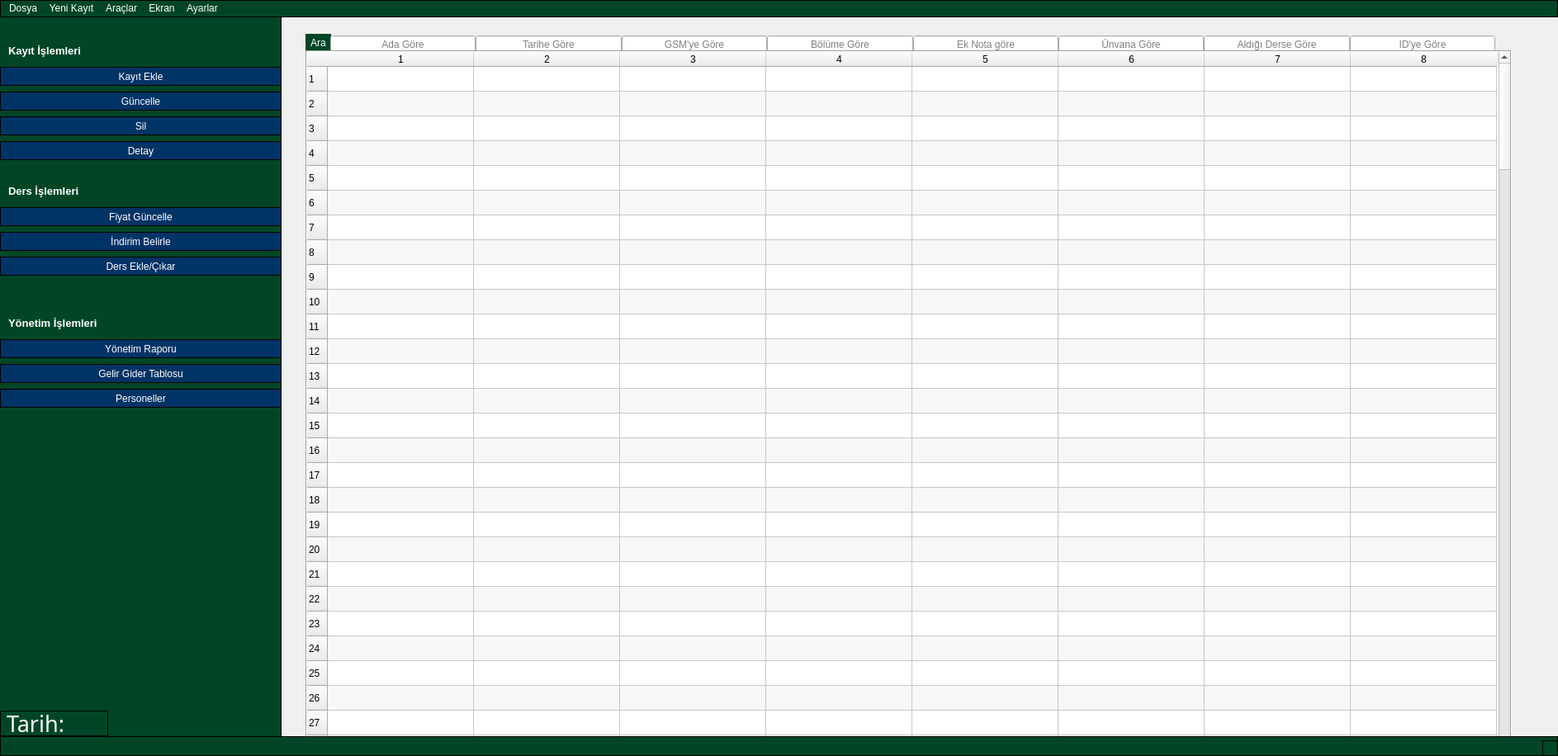
<?xml version="1.0" encoding="UTF-8"?>
<ui version="4.0">
 <class>MainWindow</class>
 <widget class="QMainWindow" name="MainWindow">
  <property name="windowModality">
   <enum>Qt::NonModal</enum>
  </property>
  <property name="geometry">
   <rect>
    <x>0</x>
    <y>0</y>
    <width>1887</width>
    <height>916</height>
   </rect>
  </property>
  <property name="sizePolicy">
   <sizepolicy hsizetype="Maximum" vsizetype="Maximum">
    <horstretch>0</horstretch>
    <verstretch>0</verstretch>
   </sizepolicy>
  </property>
  <property name="windowTitle">
   <string>Mimari Bilişim Akademisi Veritabanı - Beta 0.4</string>
  </property>
  <property name="windowIcon">
   <iconset>
    <normaloff>resim/mbalogo.ico</normaloff>resim/mbalogo.ico</iconset>
  </property>
  <property name="styleSheet">
   <string notr="true"/>
  </property>
  <property name="iconSize">
   <size>
    <width>24</width>
    <height>24</height>
   </size>
  </property>
  <property name="toolButtonStyle">
   <enum>Qt::ToolButtonIconOnly</enum>
  </property>
  <widget class="QWidget" name="centralwidget">
   <property name="sizePolicy">
    <sizepolicy hsizetype="Expanding" vsizetype="Expanding">
     <horstretch>0</horstretch>
     <verstretch>0</verstretch>
    </sizepolicy>
   </property>
   <property name="mouseTracking">
    <bool>false</bool>
   </property>
   <property name="tabletTracking">
    <bool>false</bool>
   </property>
   <widget class="QTableWidget" name="tbllistele">
    <property name="geometry">
     <rect>
      <x>370</x>
      <y>40</y>
      <width>1461</width>
      <height>921</height>
     </rect>
    </property>
    <property name="sizePolicy">
     <sizepolicy hsizetype="Expanding" vsizetype="Expanding">
      <horstretch>0</horstretch>
      <verstretch>0</verstretch>
     </sizepolicy>
    </property>
    <property name="baseSize">
     <size>
      <width>0</width>
      <height>0</height>
     </size>
    </property>
    <property name="mouseTracking">
     <bool>false</bool>
    </property>
    <property name="acceptDrops">
     <bool>false</bool>
    </property>
    <property name="layoutDirection">
     <enum>Qt::LeftToRight</enum>
    </property>
    <property name="styleSheet">
     <string notr="true"/>
    </property>
    <property name="frameShape">
     <enum>QFrame::Box</enum>
    </property>
    <property name="frameShadow">
     <enum>QFrame::Sunken</enum>
    </property>
    <property name="lineWidth">
     <number>1</number>
    </property>
    <property name="autoScrollMargin">
     <number>16</number>
    </property>
    <property name="tabKeyNavigation">
     <bool>true</bool>
    </property>
    <property name="alternatingRowColors">
     <bool>true</bool>
    </property>
    <property name="selectionMode">
     <enum>QAbstractItemView::ExtendedSelection</enum>
    </property>
    <property name="selectionBehavior">
     <enum>QAbstractItemView::SelectRows</enum>
    </property>
    <property name="gridStyle">
     <enum>Qt::SolidLine</enum>
    </property>
    <property name="rowCount">
     <number>200</number>
    </property>
    <property name="columnCount">
     <number>8</number>
    </property>
    <attribute name="horizontalHeaderCascadingSectionResizes">
     <bool>false</bool>
    </attribute>
    <attribute name="horizontalHeaderDefaultSectionSize">
     <number>177</number>
    </attribute>
    <row/>
    <row/>
    <row/>
    <row/>
    <row/>
    <row/>
    <row/>
    <row/>
    <row/>
    <row/>
    <row/>
    <row/>
    <row/>
    <row/>
    <row/>
    <row/>
    <row/>
    <row/>
    <row/>
    <row/>
    <row/>
    <row/>
    <row/>
    <row/>
    <row/>
    <row/>
    <row/>
    <row/>
    <row/>
    <row/>
    <row/>
    <row/>
    <row/>
    <row/>
    <row/>
    <row/>
    <row/>
    <row/>
    <row/>
    <row/>
    <row/>
    <row/>
    <row/>
    <row/>
    <row/>
    <row/>
    <row/>
    <row/>
    <row/>
    <row/>
    <row/>
    <row/>
    <row/>
    <row/>
    <row/>
    <row/>
    <row/>
    <row/>
    <row/>
    <row/>
    <row/>
    <row/>
    <row/>
    <row/>
    <row/>
    <row/>
    <row/>
    <row/>
    <row/>
    <row/>
    <row/>
    <row/>
    <row/>
    <row/>
    <row/>
    <row/>
    <row/>
    <row/>
    <row/>
    <row/>
    <row/>
    <row/>
    <row/>
    <row/>
    <row/>
    <row/>
    <row/>
    <row/>
    <row/>
    <row/>
    <row/>
    <row/>
    <row/>
    <row/>
    <row/>
    <row/>
    <row/>
    <row/>
    <row/>
    <row/>
    <row/>
    <row/>
    <row/>
    <row/>
    <row/>
    <row/>
    <row/>
    <row/>
    <row/>
    <row/>
    <row/>
    <row/>
    <row/>
    <row/>
    <row/>
    <row/>
    <row/>
    <row/>
    <row/>
    <row/>
    <row/>
    <row/>
    <row/>
    <row/>
    <row/>
    <row/>
    <row/>
    <row/>
    <row/>
    <row/>
    <row/>
    <row/>
    <row/>
    <row/>
    <row/>
    <row/>
    <row/>
    <row/>
    <row/>
    <row/>
    <row/>
    <row/>
    <row/>
    <row/>
    <row/>
    <row/>
    <row/>
    <row/>
    <row/>
    <row/>
    <row/>
    <row/>
    <row/>
    <row/>
    <row/>
    <row/>
    <row/>
    <row/>
    <row/>
    <row/>
    <row/>
    <row/>
    <row/>
    <row/>
    <row/>
    <row/>
    <row/>
    <row/>
    <row/>
    <row/>
    <row/>
    <row/>
    <row/>
    <row/>
    <row/>
    <row/>
    <row/>
    <row/>
    <row/>
    <row/>
    <row/>
    <row/>
    <row/>
    <row/>
    <row/>
    <row/>
    <row/>
    <row/>
    <row/>
    <row/>
    <row/>
    <row/>
    <row/>
    <row/>
    <row/>
    <row/>
    <row/>
    <row/>
    <row/>
    <row/>
    <column/>
    <column/>
    <column/>
    <column/>
    <column/>
    <column/>
    <column/>
    <column/>
   </widget>
   <widget class="QPushButton" name="btnara">
    <property name="geometry">
     <rect>
      <x>370</x>
      <y>20</y>
      <width>31</width>
      <height>21</height>
     </rect>
    </property>
    <property name="styleSheet">
     <string notr="true">border:none;
background-color:#004626;
color:white;</string>
    </property>
    <property name="text">
     <string>Ara</string>
    </property>
   </widget>
   <widget class="QWidget" name="layoutWidget">
    <property name="geometry">
     <rect>
      <x>400</x>
      <y>20</y>
      <width>1411</width>
      <height>26</height>
     </rect>
    </property>
    <layout class="QHBoxLayout" name="horizontalLayout">
     <property name="spacing">
      <number>0</number>
     </property>
     <item>
      <widget class="QLineEdit" name="lnearaad">
       <property name="tabletTracking">
        <bool>false</bool>
       </property>
       <property name="inputMask">
        <string/>
       </property>
       <property name="text">
        <string/>
       </property>
       <property name="alignment">
        <set>Qt::AlignCenter</set>
       </property>
       <property name="placeholderText">
        <string>Ada Göre</string>
       </property>
      </widget>
     </item>
     <item>
      <widget class="QLineEdit" name="lnearatarih">
       <property name="tabletTracking">
        <bool>false</bool>
       </property>
       <property name="inputMask">
        <string/>
       </property>
       <property name="text">
        <string/>
       </property>
       <property name="alignment">
        <set>Qt::AlignCenter</set>
       </property>
       <property name="placeholderText">
        <string>Tarihe Göre</string>
       </property>
      </widget>
     </item>
     <item>
      <widget class="QLineEdit" name="lnearagsm">
       <property name="tabletTracking">
        <bool>false</bool>
       </property>
       <property name="inputMask">
        <string/>
       </property>
       <property name="text">
        <string/>
       </property>
       <property name="alignment">
        <set>Qt::AlignCenter</set>
       </property>
       <property name="placeholderText">
        <string>GSM'ye Göre</string>
       </property>
      </widget>
     </item>
     <item>
      <widget class="QLineEdit" name="lnearabolum">
       <property name="tabletTracking">
        <bool>false</bool>
       </property>
       <property name="inputMask">
        <string/>
       </property>
       <property name="text">
        <string/>
       </property>
       <property name="alignment">
        <set>Qt::AlignCenter</set>
       </property>
       <property name="placeholderText">
        <string>Bölüme Göre</string>
       </property>
      </widget>
     </item>
     <item>
      <widget class="QLineEdit" name="lnearanot">
       <property name="tabletTracking">
        <bool>false</bool>
       </property>
       <property name="inputMask">
        <string/>
       </property>
       <property name="text">
        <string/>
       </property>
       <property name="alignment">
        <set>Qt::AlignCenter</set>
       </property>
       <property name="placeholderText">
        <string>Ek Nota göre</string>
       </property>
      </widget>
     </item>
     <item>
      <widget class="QLineEdit" name="lnearaunvan">
       <property name="tabletTracking">
        <bool>false</bool>
       </property>
       <property name="inputMask">
        <string/>
       </property>
       <property name="text">
        <string/>
       </property>
       <property name="alignment">
        <set>Qt::AlignCenter</set>
       </property>
       <property name="placeholderText">
        <string>Ünvana Göre</string>
       </property>
      </widget>
     </item>
     <item>
      <widget class="QLineEdit" name="lnearaders">
       <property name="tabletTracking">
        <bool>false</bool>
       </property>
       <property name="inputMask">
        <string/>
       </property>
       <property name="text">
        <string/>
       </property>
       <property name="alignment">
        <set>Qt::AlignCenter</set>
       </property>
       <property name="placeholderText">
        <string>Aldığı Derse Göre</string>
       </property>
      </widget>
     </item>
     <item>
      <widget class="QLineEdit" name="lnearaid">
       <property name="tabletTracking">
        <bool>false</bool>
       </property>
       <property name="inputMask">
        <string/>
       </property>
       <property name="text">
        <string/>
       </property>
       <property name="alignment">
        <set>Qt::AlignCenter</set>
       </property>
       <property name="placeholderText">
        <string>ID'ye Göre</string>
       </property>
      </widget>
     </item>
    </layout>
   </widget>
   <widget class="QRadioButton" name="radio_isaret">
    <property name="geometry">
     <rect>
      <x>920</x>
      <y>450</y>
      <width>91</width>
      <height>41</height>
     </rect>
    </property>
    <property name="cursor">
     <cursorShape>CrossCursor</cursorShape>
    </property>
    <property name="text">
     <string>Kişiyi İşaretle</string>
    </property>
    <property name="iconSize">
     <size>
      <width>30</width>
      <height>30</height>
     </size>
    </property>
   </widget>
   <widget class="QLabel" name="label_baslik2_2">
    <property name="geometry">
     <rect>
      <x>920</x>
      <y>150</y>
      <width>171</width>
      <height>31</height>
     </rect>
    </property>
    <property name="font">
     <font>
      <family>Arial</family>
      <pointsize>15</pointsize>
     </font>
    </property>
    <property name="whatsThis">
     <string>&lt;html&gt;&lt;head/&gt;&lt;body&gt;&lt;p&gt;asadsd&lt;/p&gt;&lt;/body&gt;&lt;/html&gt;</string>
    </property>
    <property name="text">
     <string>Ödeme Kontrol:</string>
    </property>
   </widget>
   <widget class="QWidget" name="layoutWidget_2">
    <property name="geometry">
     <rect>
      <x>600</x>
      <y>200</y>
      <width>241</width>
      <height>311</height>
     </rect>
    </property>
    <property name="font">
     <font>
      <family>DecoType Naskh</family>
      <pointsize>12</pointsize>
     </font>
    </property>
    <layout class="QVBoxLayout" name="verticalLayout_4">
     <item>
      <widget class="QLabel" name="label_unvan2">
       <property name="font">
        <font>
         <family>Arial</family>
         <pointsize>12</pointsize>
        </font>
       </property>
       <property name="text">
        <string>YOK</string>
       </property>
      </widget>
     </item>
     <item>
      <widget class="QLabel" name="label_ad2">
       <property name="font">
        <font>
         <family>Arial</family>
         <pointsize>12</pointsize>
        </font>
       </property>
       <property name="text">
        <string>YOK</string>
       </property>
      </widget>
     </item>
     <item>
      <widget class="QLabel" name="label_label_gsm2">
       <property name="font">
        <font>
         <family>Arial</family>
         <pointsize>12</pointsize>
        </font>
       </property>
       <property name="text">
        <string>YOK</string>
       </property>
      </widget>
     </item>
     <item>
      <widget class="QLabel" name="label_mail2">
       <property name="font">
        <font>
         <family>Arial</family>
         <pointsize>12</pointsize>
        </font>
       </property>
       <property name="text">
        <string>YOK</string>
       </property>
      </widget>
     </item>
     <item>
      <widget class="QLabel" name="label_ders2">
       <property name="font">
        <font>
         <family>Arial</family>
         <pointsize>12</pointsize>
        </font>
       </property>
       <property name="text">
        <string>YOK</string>
       </property>
      </widget>
     </item>
     <item>
      <widget class="QLabel" name="label_bolum2">
       <property name="font">
        <font>
         <family>Arial</family>
         <pointsize>12</pointsize>
        </font>
       </property>
       <property name="text">
        <string>YOK</string>
       </property>
      </widget>
     </item>
     <item>
      <widget class="QLabel" name="label_tarih2">
       <property name="font">
        <font>
         <family>Arial</family>
         <pointsize>12</pointsize>
        </font>
       </property>
       <property name="text">
        <string>YOK</string>
       </property>
      </widget>
     </item>
     <item>
      <widget class="QLabel" name="label_not2">
       <property name="font">
        <font>
         <family>Arial</family>
         <pointsize>12</pointsize>
        </font>
       </property>
       <property name="text">
        <string>YOK</string>
       </property>
      </widget>
     </item>
    </layout>
   </widget>
   <widget class="QWidget" name="layoutWidget_3">
    <property name="geometry">
     <rect>
      <x>920</x>
      <y>200</y>
      <width>141</width>
      <height>236</height>
     </rect>
    </property>
    <property name="font">
     <font>
      <family>DecoType Naskh</family>
      <pointsize>12</pointsize>
     </font>
    </property>
    <layout class="QVBoxLayout" name="verticalLayout_5">
     <item>
      <widget class="QLabel" name="label_bolum_5">
       <property name="font">
        <font>
         <family>Arial</family>
         <pointsize>12</pointsize>
        </font>
       </property>
       <property name="text">
        <string>Mba ID:</string>
       </property>
      </widget>
     </item>
     <item>
      <widget class="QLabel" name="label_11">
       <property name="font">
        <font>
         <family>Arial</family>
         <pointsize>12</pointsize>
        </font>
       </property>
       <property name="text">
        <string>Anlaşılan Miktar:</string>
       </property>
      </widget>
     </item>
     <item>
      <widget class="QLabel" name="label_15">
       <property name="font">
        <font>
         <family>Arial</family>
         <pointsize>12</pointsize>
        </font>
       </property>
       <property name="text">
        <string>Ödediği Tutar:</string>
       </property>
      </widget>
     </item>
     <item>
      <widget class="QLabel" name="label_16">
       <property name="font">
        <font>
         <family>Arial</family>
         <pointsize>12</pointsize>
        </font>
       </property>
       <property name="text">
        <string>Ödemesi Gereken:</string>
       </property>
      </widget>
     </item>
     <item>
      <widget class="QLabel" name="label_17">
       <property name="font">
        <font>
         <family>Arial</family>
         <pointsize>12</pointsize>
        </font>
       </property>
       <property name="text">
        <string>Alacağı:</string>
       </property>
      </widget>
     </item>
     <item>
      <widget class="QLabel" name="label_18">
       <property name="font">
        <font>
         <family>Arial</family>
         <pointsize>12</pointsize>
        </font>
       </property>
       <property name="text">
        <string>Son Ödeme Tarihi:</string>
       </property>
      </widget>
     </item>
    </layout>
   </widget>
   <widget class="QWidget" name="layoutWidget_4">
    <property name="geometry">
     <rect>
      <x>1060</x>
      <y>200</y>
      <width>211</width>
      <height>236</height>
     </rect>
    </property>
    <property name="font">
     <font>
      <family>DecoType Naskh</family>
      <pointsize>12</pointsize>
     </font>
    </property>
    <layout class="QVBoxLayout" name="verticalLayout_6">
     <item>
      <widget class="QLabel" name="label_id2">
       <property name="font">
        <font>
         <family>Arial</family>
         <pointsize>12</pointsize>
        </font>
       </property>
       <property name="text">
        <string>YOK</string>
       </property>
      </widget>
     </item>
     <item>
      <widget class="QLabel" name="label_anlaslan2">
       <property name="font">
        <font>
         <family>Arial</family>
         <pointsize>12</pointsize>
        </font>
       </property>
       <property name="text">
        <string>YOK</string>
       </property>
      </widget>
     </item>
     <item>
      <widget class="QLabel" name="label_odenen2">
       <property name="font">
        <font>
         <family>Arial</family>
         <pointsize>12</pointsize>
        </font>
       </property>
       <property name="text">
        <string>YOK</string>
       </property>
      </widget>
     </item>
     <item>
      <widget class="QLabel" name="label_gereken2">
       <property name="font">
        <font>
         <family>Arial</family>
         <pointsize>12</pointsize>
        </font>
       </property>
       <property name="text">
        <string>YOK</string>
       </property>
      </widget>
     </item>
     <item>
      <widget class="QLabel" name="label_alacagi2">
       <property name="font">
        <font>
         <family>Arial</family>
         <pointsize>12</pointsize>
        </font>
       </property>
       <property name="text">
        <string>YOK</string>
       </property>
      </widget>
     </item>
     <item>
      <widget class="QLabel" name="label_sonodeme2">
       <property name="font">
        <font>
         <family>Arial</family>
         <pointsize>12</pointsize>
        </font>
       </property>
       <property name="text">
        <string>YOK</string>
       </property>
      </widget>
     </item>
    </layout>
   </widget>
   <widget class="QGraphicsView" name="graphicsView_2">
    <property name="geometry">
     <rect>
      <x>470</x>
      <y>540</y>
      <width>850</width>
      <height>71</height>
     </rect>
    </property>
    <property name="styleSheet">
     <string notr="true">background-color: qlineargradient(spread:pad, x1:0.256, y1:0.562182, x2:1, y2:0.574, stop:0 rgba(26, 84, 0, 255), stop:1 rgba(91, 174, 0, 255));
</string>
    </property>
    <property name="frameShadow">
     <enum>QFrame::Raised</enum>
    </property>
   </widget>
   <widget class="QGraphicsView" name="graphicsView">
    <property name="geometry">
     <rect>
      <x>470</x>
      <y>70</y>
      <width>850</width>
      <height>71</height>
     </rect>
    </property>
    <property name="styleSheet">
     <string notr="true">background-color: qlineargradient(spread:pad, x1:0.256, y1:0.562182, x2:1, y2:0.574, stop:0 rgba(26, 84, 0, 255), stop:1 rgba(91, 174, 0, 255));</string>
    </property>
    <property name="frameShape">
     <enum>QFrame::NoFrame</enum>
    </property>
   </widget>
   <widget class="QLabel" name="label_baslik2">
    <property name="geometry">
     <rect>
      <x>500</x>
      <y>150</y>
      <width>171</width>
      <height>31</height>
     </rect>
    </property>
    <property name="font">
     <font>
      <family>Arial</family>
      <pointsize>15</pointsize>
     </font>
    </property>
    <property name="whatsThis">
     <string>&lt;html&gt;&lt;head/&gt;&lt;body&gt;&lt;p&gt;asadsd&lt;/p&gt;&lt;/body&gt;&lt;/html&gt;</string>
    </property>
    <property name="text">
     <string>Hakkında:</string>
    </property>
   </widget>
   <widget class="QGraphicsView" name="graphicsView_4">
    <property name="geometry">
     <rect>
      <x>880</x>
      <y>150</y>
      <width>1</width>
      <height>380</height>
     </rect>
    </property>
    <property name="styleSheet">
     <string notr="true">background-color: rgb(0, 0, 127);</string>
    </property>
   </widget>
   <widget class="QWidget" name="layoutWidget_5">
    <property name="geometry">
     <rect>
      <x>500</x>
      <y>200</y>
      <width>101</width>
      <height>311</height>
     </rect>
    </property>
    <property name="font">
     <font>
      <family>DecoType Naskh</family>
      <pointsize>12</pointsize>
     </font>
    </property>
    <layout class="QVBoxLayout" name="verticalLayout_7">
     <item>
      <widget class="QLabel" name="label_bolum_2">
       <property name="font">
        <font>
         <family>Arial</family>
         <pointsize>12</pointsize>
        </font>
       </property>
       <property name="text">
        <string>Unvan:</string>
       </property>
      </widget>
     </item>
     <item>
      <widget class="QLabel" name="label_ad">
       <property name="font">
        <font>
         <family>Arial</family>
         <pointsize>12</pointsize>
        </font>
       </property>
       <property name="text">
        <string>Adı:</string>
       </property>
      </widget>
     </item>
     <item>
      <widget class="QLabel" name="label_gsm">
       <property name="font">
        <font>
         <family>Arial</family>
         <pointsize>12</pointsize>
        </font>
       </property>
       <property name="text">
        <string>GSM:</string>
       </property>
      </widget>
     </item>
     <item>
      <widget class="QLabel" name="label_mail">
       <property name="font">
        <font>
         <family>Arial</family>
         <pointsize>12</pointsize>
        </font>
       </property>
       <property name="text">
        <string>e-mail:</string>
       </property>
      </widget>
     </item>
     <item>
      <widget class="QLabel" name="label_ders">
       <property name="font">
        <font>
         <family>Arial</family>
         <pointsize>12</pointsize>
        </font>
       </property>
       <property name="text">
        <string>Dersi:</string>
       </property>
      </widget>
     </item>
     <item>
      <widget class="QLabel" name="label_bolum">
       <property name="font">
        <font>
         <family>Arial</family>
         <pointsize>12</pointsize>
        </font>
       </property>
       <property name="text">
        <string>Bölümü:</string>
       </property>
      </widget>
     </item>
     <item>
      <widget class="QLabel" name="label_bolum_3">
       <property name="font">
        <font>
         <family>Arial</family>
         <pointsize>12</pointsize>
        </font>
       </property>
       <property name="text">
        <string>Kayıt Tarihi:</string>
       </property>
      </widget>
     </item>
     <item>
      <widget class="QLabel" name="label_bolum_4">
       <property name="font">
        <font>
         <family>Arial</family>
         <pointsize>12</pointsize>
        </font>
       </property>
       <property name="text">
        <string>Ek Not:</string>
       </property>
      </widget>
     </item>
    </layout>
   </widget>
   <widget class="QLabel" name="label_5">
    <property name="geometry">
     <rect>
      <x>840</x>
      <y>540</y>
      <width>101</width>
      <height>61</height>
     </rect>
    </property>
    <property name="font">
     <font>
      <family>Sitka Display</family>
      <pointsize>40</pointsize>
     </font>
    </property>
    <property name="contextMenuPolicy">
     <enum>Qt::NoContextMenu</enum>
    </property>
    <property name="layoutDirection">
     <enum>Qt::LeftToRight</enum>
    </property>
    <property name="styleSheet">
     <string notr="true">color: rgb(255, 255, 255);</string>
    </property>
    <property name="text">
     <string>MBA</string>
    </property>
   </widget>
   <widget class="QMdiArea" name="mdiArea">
    <property name="geometry">
     <rect>
      <x>470</x>
      <y>70</y>
      <width>851</width>
      <height>541</height>
     </rect>
    </property>
    <property name="styleSheet">
     <string notr="true">background-color: rgb(255, 255, 255);</string>
    </property>
    <property name="background">
     <brush brushstyle="HorPattern">
      <color alpha="94">
       <red>160</red>
       <green>160</green>
       <blue>160</blue>
      </color>
     </brush>
    </property>
   </widget>
   <widget class="QLabel" name="label_8">
    <property name="geometry">
     <rect>
      <x>500</x>
      <y>90</y>
      <width>321</width>
      <height>31</height>
     </rect>
    </property>
    <property name="font">
     <font>
      <family>Sitka Display</family>
      <pointsize>20</pointsize>
     </font>
    </property>
    <property name="contextMenuPolicy">
     <enum>Qt::NoContextMenu</enum>
    </property>
    <property name="layoutDirection">
     <enum>Qt::LeftToRight</enum>
    </property>
    <property name="styleSheet">
     <string notr="true">color: rgb(255, 255, 255);</string>
    </property>
    <property name="text">
     <string>KONTROL PANELİ</string>
    </property>
   </widget>
   <widget class="QPushButton" name="btnliste">
    <property name="geometry">
     <rect>
      <x>898</x>
      <y>490</y>
      <width>409</width>
      <height>23</height>
     </rect>
    </property>
    <property name="text">
     <string>Listeye Geri Dön</string>
    </property>
   </widget>
   <widget class="QFrame" name="frame">
    <property name="geometry">
     <rect>
      <x>-50</x>
      <y>-310</y>
      <width>391</width>
      <height>5000</height>
     </rect>
    </property>
    <property name="styleSheet">
     <string notr="true">border: 1px solid black;
background-color: #004626;
</string>
    </property>
    <property name="frameShape">
     <enum>QFrame::StyledPanel</enum>
    </property>
    <property name="frameShadow">
     <enum>QFrame::Raised</enum>
    </property>
    <widget class="QPushButton" name="btnekle">
     <property name="geometry">
      <rect>
       <x>50</x>
       <y>370</y>
       <width>341</width>
       <height>23</height>
      </rect>
     </property>
     <property name="styleSheet">
      <string notr="true">color:white;
background-color: #003366;
</string>
     </property>
     <property name="text">
      <string>Kayıt Ekle</string>
     </property>
    </widget>
    <widget class="QPushButton" name="btnsil">
     <property name="geometry">
      <rect>
       <x>50</x>
       <y>430</y>
       <width>341</width>
       <height>23</height>
      </rect>
     </property>
     <property name="styleSheet">
      <string notr="true">color:white;
background-color: #003366;
</string>
     </property>
     <property name="text">
      <string>Sil</string>
     </property>
    </widget>
    <widget class="QPushButton" name="btndetay">
     <property name="geometry">
      <rect>
       <x>50</x>
       <y>460</y>
       <width>341</width>
       <height>23</height>
      </rect>
     </property>
     <property name="styleSheet">
      <string notr="true">color:white;
background-color: #003366;
</string>
     </property>
     <property name="text">
      <string>Detay</string>
     </property>
    </widget>
    <widget class="QPushButton" name="btnlistele">
     <property name="geometry">
      <rect>
       <x>50</x>
       <y>400</y>
       <width>341</width>
       <height>23</height>
      </rect>
     </property>
     <property name="styleSheet">
      <string notr="true">color:white;
background-color: #003366;
</string>
     </property>
     <property name="text">
      <string>Güncelle</string>
     </property>
    </widget>
    <widget class="QLabel" name="label">
     <property name="geometry">
      <rect>
       <x>60</x>
       <y>340</y>
       <width>171</width>
       <height>21</height>
      </rect>
     </property>
     <property name="font">
      <font>
       <pointsize>10</pointsize>
       <weight>75</weight>
       <bold>true</bold>
      </font>
     </property>
     <property name="styleSheet">
      <string notr="true">border:none;
color:white;
</string>
     </property>
     <property name="text">
      <string>Kayıt İşlemleri</string>
     </property>
     <property name="alignment">
      <set>Qt::AlignLeading|Qt::AlignLeft|Qt::AlignVCenter</set>
     </property>
    </widget>
    <widget class="QLabel" name="label_2">
     <property name="geometry">
      <rect>
       <x>60</x>
       <y>510</y>
       <width>181</width>
       <height>21</height>
      </rect>
     </property>
     <property name="font">
      <font>
       <pointsize>10</pointsize>
       <weight>75</weight>
       <bold>true</bold>
      </font>
     </property>
     <property name="styleSheet">
      <string notr="true">border:none;
color:white
</string>
     </property>
     <property name="text">
      <string>Ders İşlemleri</string>
     </property>
     <property name="alignment">
      <set>Qt::AlignLeading|Qt::AlignLeft|Qt::AlignVCenter</set>
     </property>
    </widget>
    <widget class="QPushButton" name="btnfiyatg">
     <property name="geometry">
      <rect>
       <x>50</x>
       <y>540</y>
       <width>341</width>
       <height>23</height>
      </rect>
     </property>
     <property name="styleSheet">
      <string notr="true">color:white;
background-color: #003366;
</string>
     </property>
     <property name="text">
      <string>Fiyat Güncelle</string>
     </property>
    </widget>
    <widget class="QPushButton" name="btnindirim">
     <property name="geometry">
      <rect>
       <x>50</x>
       <y>570</y>
       <width>341</width>
       <height>23</height>
      </rect>
     </property>
     <property name="styleSheet">
      <string notr="true">color:white;
background-color: #003366;
</string>
     </property>
     <property name="text">
      <string>İndirim Belirle</string>
     </property>
    </widget>
    <widget class="QPushButton" name="btndersekle">
     <property name="geometry">
      <rect>
       <x>50</x>
       <y>600</y>
       <width>341</width>
       <height>23</height>
      </rect>
     </property>
     <property name="styleSheet">
      <string notr="true">color:white;
background-color: #003366;
</string>
     </property>
     <property name="text">
      <string>Ders Ekle/Çıkar</string>
     </property>
    </widget>
    <widget class="QPushButton" name="btnrapor">
     <property name="geometry">
      <rect>
       <x>50</x>
       <y>700</y>
       <width>341</width>
       <height>23</height>
      </rect>
     </property>
     <property name="styleSheet">
      <string notr="true">color:white;
background-color: #003366;
</string>
     </property>
     <property name="text">
      <string>Yönetim Raporu</string>
     </property>
    </widget>
    <widget class="QPushButton" name="btngelirgider">
     <property name="geometry">
      <rect>
       <x>50</x>
       <y>730</y>
       <width>341</width>
       <height>23</height>
      </rect>
     </property>
     <property name="styleSheet">
      <string notr="true">color:white;
background-color: #003366;
</string>
     </property>
     <property name="text">
      <string>Gelir Gider Tablosu</string>
     </property>
    </widget>
    <widget class="QPushButton" name="btnpersoneller">
     <property name="geometry">
      <rect>
       <x>50</x>
       <y>760</y>
       <width>341</width>
       <height>23</height>
      </rect>
     </property>
     <property name="styleSheet">
      <string notr="true">color:white;
background-color: #003366;
</string>
     </property>
     <property name="text">
      <string>Personeller</string>
     </property>
    </widget>
    <widget class="QLabel" name="label_6">
     <property name="geometry">
      <rect>
       <x>60</x>
       <y>670</y>
       <width>181</width>
       <height>21</height>
      </rect>
     </property>
     <property name="font">
      <font>
       <pointsize>10</pointsize>
       <weight>75</weight>
       <bold>true</bold>
      </font>
     </property>
     <property name="styleSheet">
      <string notr="true">border:none;
color:white
</string>
     </property>
     <property name="text">
      <string>Yönetim İşlemleri</string>
     </property>
     <property name="alignment">
      <set>Qt::AlignLeading|Qt::AlignLeft|Qt::AlignVCenter</set>
     </property>
    </widget>
    <widget class="QLabel" name="lnetarih">
     <property name="geometry">
      <rect>
       <x>50</x>
       <y>1150</y>
       <width>131</width>
       <height>31</height>
      </rect>
     </property>
     <property name="font">
      <font>
       <family>Tw Cen MT</family>
       <pointsize>20</pointsize>
       <weight>50</weight>
       <bold>false</bold>
      </font>
     </property>
     <property name="styleSheet">
      <string notr="true">color:white;</string>
     </property>
     <property name="text">
      <string>Tarih:</string>
     </property>
    </widget>
   </widget>
   <zorder>frame</zorder>
   <zorder>mdiArea</zorder>
   <zorder>btnara</zorder>
   <zorder>layoutWidget</zorder>
   <zorder>radio_isaret</zorder>
   <zorder>label_baslik2_2</zorder>
   <zorder>layoutWidget_2</zorder>
   <zorder>layoutWidget_3</zorder>
   <zorder>layoutWidget_4</zorder>
   <zorder>graphicsView_2</zorder>
   <zorder>graphicsView</zorder>
   <zorder>label_baslik2</zorder>
   <zorder>graphicsView_4</zorder>
   <zorder>layoutWidget_5</zorder>
   <zorder>label_5</zorder>
   <zorder>label_8</zorder>
   <zorder>btnliste</zorder>
   <zorder>tbllistele</zorder>
  </widget>
  <widget class="QMenuBar" name="menubar">
   <property name="geometry">
    <rect>
     <x>0</x>
     <y>0</y>
     <width>1887</width>
     <height>23</height>
    </rect>
   </property>
   <property name="styleSheet">
    <string notr="true">background-color: #004626;
border:1px solid black;
selection-background-color: rgb(0, 0, 0);
selection-color: rgb(0, 0, 0);
selection-color: rgb(170, 255, 255);
color: rgb(255, 255, 255);</string>
   </property>
   <widget class="QMenu" name="menuDosya">
    <property name="geometry">
     <rect>
      <x>428</x>
      <y>143</y>
      <width>163</width>
      <height>72</height>
     </rect>
    </property>
    <property name="styleSheet">
     <string notr="true"/>
    </property>
    <property name="title">
     <string>Dosya</string>
    </property>
    <addaction name="save_exc"/>
   </widget>
   <widget class="QMenu" name="menuAra_lar">
    <property name="title">
     <string>Araçlar</string>
    </property>
    <widget class="QMenu" name="menuDersler">
     <property name="title">
      <string>Dersler</string>
     </property>
     <addaction name="actionFiyat"/>
     <addaction name="actionDers"/>
    </widget>
    <addaction name="actionHesap_Makinesi"/>
    <addaction name="actionNotlar"/>
    <addaction name="menuDersler"/>
   </widget>
   <widget class="QMenu" name="menuEkran">
    <property name="title">
     <string>Ekran</string>
    </property>
   </widget>
   <widget class="QMenu" name="menuAyarlar">
    <property name="title">
     <string>Ayarlar</string>
    </property>
   </widget>
   <widget class="QMenu" name="menuKay_t">
    <property name="title">
     <string>Yeni Kayıt</string>
    </property>
    <addaction name="actionDetayl_Kay_t"/>
   </widget>
   <addaction name="menuDosya"/>
   <addaction name="menuKay_t"/>
   <addaction name="menuAra_lar"/>
   <addaction name="menuEkran"/>
   <addaction name="menuAyarlar"/>
  </widget>
  <widget class="QStatusBar" name="statusbar">
   <property name="styleSheet">
    <string notr="true">background-color:#004626;
border:1px solid black;</string>
   </property>
  </widget>
  <action name="actionM_teri_Ekleme">
   <property name="text">
    <string>Müşteri Ekleme</string>
   </property>
  </action>
  <action name="actionPersonel_Ekleme">
   <property name="text">
    <string>Personel Ekleme</string>
   </property>
  </action>
  <action name="actionE_itmen_Ekleme">
   <property name="text">
    <string>Eğitmen Ekleme</string>
   </property>
  </action>
  <action name="save_exc">
   <property name="text">
    <string>Ecxel Olarak Kaydet</string>
   </property>
  </action>
  <action name="actionDetayl_Kay_t">
   <property name="text">
    <string>Detaylı Kayıt</string>
   </property>
  </action>
  <action name="actionHesap_Makinesi">
   <property name="text">
    <string>Hesap Makinesi</string>
   </property>
  </action>
  <action name="actionNotlar">
   <property name="text">
    <string>Notlar</string>
   </property>
  </action>
  <action name="actionFiyat">
   <property name="text">
    <string>Fiyat Güncelle</string>
   </property>
  </action>
  <action name="actionDers">
   <property name="text">
    <string>Ders Ekle/Çıkar</string>
   </property>
  </action>
 </widget>
 <resources/>
 <connections/>
</ui>
